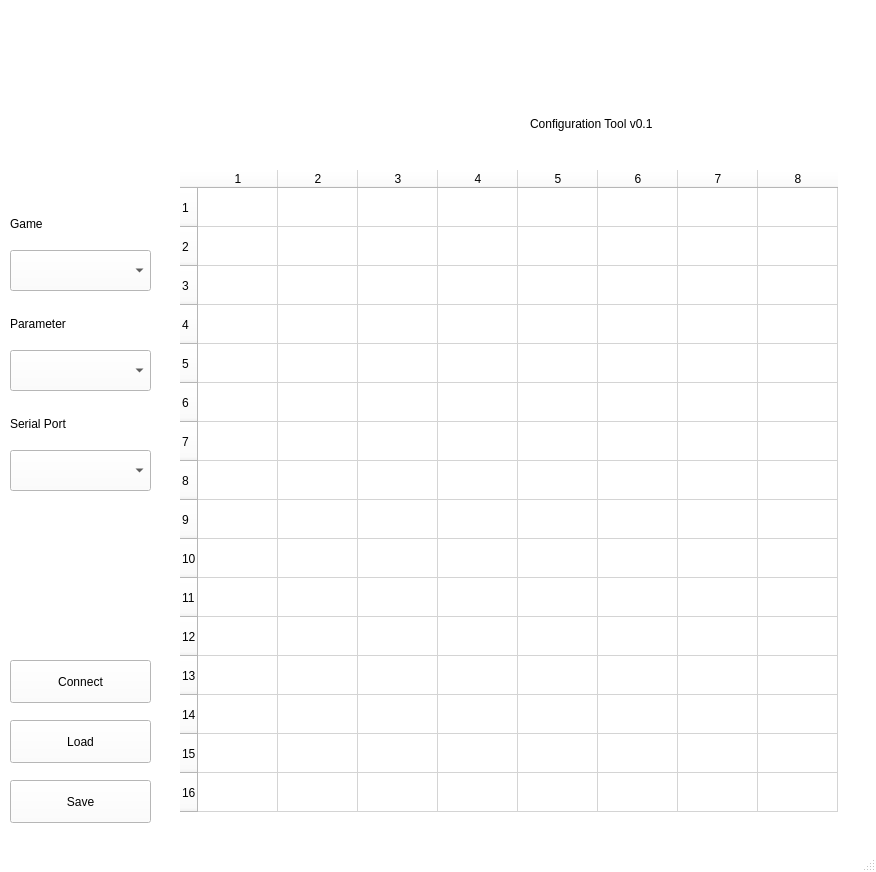
<?xml version="1.0" encoding="UTF-8"?>
<ui version="4.0">
 <class>MainWindow</class>
 <widget class="QMainWindow" name="MainWindow">
  <property name="geometry">
   <rect>
    <x>0</x>
    <y>0</y>
    <width>876</width>
    <height>872</height>
   </rect>
  </property>
  <property name="palette">
   <palette>
    <active>
     <colorrole role="WindowText">
      <brush brushstyle="SolidPattern">
       <color alpha="255">
        <red>0</red>
        <green>0</green>
        <blue>0</blue>
       </color>
      </brush>
     </colorrole>
     <colorrole role="Button">
      <brush brushstyle="SolidPattern">
       <color alpha="255">
        <red>255</red>
        <green>255</green>
        <blue>255</blue>
       </color>
      </brush>
     </colorrole>
     <colorrole role="Light">
      <brush brushstyle="SolidPattern">
       <color alpha="255">
        <red>255</red>
        <green>255</green>
        <blue>255</blue>
       </color>
      </brush>
     </colorrole>
     <colorrole role="Midlight">
      <brush brushstyle="SolidPattern">
       <color alpha="255">
        <red>255</red>
        <green>255</green>
        <blue>255</blue>
       </color>
      </brush>
     </colorrole>
     <colorrole role="Dark">
      <brush brushstyle="SolidPattern">
       <color alpha="255">
        <red>127</red>
        <green>127</green>
        <blue>127</blue>
       </color>
      </brush>
     </colorrole>
     <colorrole role="Mid">
      <brush brushstyle="SolidPattern">
       <color alpha="255">
        <red>170</red>
        <green>170</green>
        <blue>170</blue>
       </color>
      </brush>
     </colorrole>
     <colorrole role="Text">
      <brush brushstyle="SolidPattern">
       <color alpha="255">
        <red>0</red>
        <green>0</green>
        <blue>0</blue>
       </color>
      </brush>
     </colorrole>
     <colorrole role="BrightText">
      <brush brushstyle="SolidPattern">
       <color alpha="255">
        <red>255</red>
        <green>255</green>
        <blue>255</blue>
       </color>
      </brush>
     </colorrole>
     <colorrole role="ButtonText">
      <brush brushstyle="SolidPattern">
       <color alpha="255">
        <red>0</red>
        <green>0</green>
        <blue>0</blue>
       </color>
      </brush>
     </colorrole>
     <colorrole role="Base">
      <brush brushstyle="SolidPattern">
       <color alpha="255">
        <red>255</red>
        <green>255</green>
        <blue>255</blue>
       </color>
      </brush>
     </colorrole>
     <colorrole role="Window">
      <brush brushstyle="SolidPattern">
       <color alpha="255">
        <red>255</red>
        <green>255</green>
        <blue>255</blue>
       </color>
      </brush>
     </colorrole>
     <colorrole role="Shadow">
      <brush brushstyle="SolidPattern">
       <color alpha="255">
        <red>0</red>
        <green>0</green>
        <blue>0</blue>
       </color>
      </brush>
     </colorrole>
     <colorrole role="AlternateBase">
      <brush brushstyle="SolidPattern">
       <color alpha="255">
        <red>255</red>
        <green>255</green>
        <blue>255</blue>
       </color>
      </brush>
     </colorrole>
     <colorrole role="ToolTipBase">
      <brush brushstyle="SolidPattern">
       <color alpha="255">
        <red>255</red>
        <green>255</green>
        <blue>220</blue>
       </color>
      </brush>
     </colorrole>
     <colorrole role="ToolTipText">
      <brush brushstyle="SolidPattern">
       <color alpha="255">
        <red>0</red>
        <green>0</green>
        <blue>0</blue>
       </color>
      </brush>
     </colorrole>
    </active>
    <inactive>
     <colorrole role="WindowText">
      <brush brushstyle="SolidPattern">
       <color alpha="255">
        <red>0</red>
        <green>0</green>
        <blue>0</blue>
       </color>
      </brush>
     </colorrole>
     <colorrole role="Button">
      <brush brushstyle="SolidPattern">
       <color alpha="255">
        <red>255</red>
        <green>255</green>
        <blue>255</blue>
       </color>
      </brush>
     </colorrole>
     <colorrole role="Light">
      <brush brushstyle="SolidPattern">
       <color alpha="255">
        <red>255</red>
        <green>255</green>
        <blue>255</blue>
       </color>
      </brush>
     </colorrole>
     <colorrole role="Midlight">
      <brush brushstyle="SolidPattern">
       <color alpha="255">
        <red>255</red>
        <green>255</green>
        <blue>255</blue>
       </color>
      </brush>
     </colorrole>
     <colorrole role="Dark">
      <brush brushstyle="SolidPattern">
       <color alpha="255">
        <red>127</red>
        <green>127</green>
        <blue>127</blue>
       </color>
      </brush>
     </colorrole>
     <colorrole role="Mid">
      <brush brushstyle="SolidPattern">
       <color alpha="255">
        <red>170</red>
        <green>170</green>
        <blue>170</blue>
       </color>
      </brush>
     </colorrole>
     <colorrole role="Text">
      <brush brushstyle="SolidPattern">
       <color alpha="255">
        <red>0</red>
        <green>0</green>
        <blue>0</blue>
       </color>
      </brush>
     </colorrole>
     <colorrole role="BrightText">
      <brush brushstyle="SolidPattern">
       <color alpha="255">
        <red>255</red>
        <green>255</green>
        <blue>255</blue>
       </color>
      </brush>
     </colorrole>
     <colorrole role="ButtonText">
      <brush brushstyle="SolidPattern">
       <color alpha="255">
        <red>0</red>
        <green>0</green>
        <blue>0</blue>
       </color>
      </brush>
     </colorrole>
     <colorrole role="Base">
      <brush brushstyle="SolidPattern">
       <color alpha="255">
        <red>255</red>
        <green>255</green>
        <blue>255</blue>
       </color>
      </brush>
     </colorrole>
     <colorrole role="Window">
      <brush brushstyle="SolidPattern">
       <color alpha="255">
        <red>255</red>
        <green>255</green>
        <blue>255</blue>
       </color>
      </brush>
     </colorrole>
     <colorrole role="Shadow">
      <brush brushstyle="SolidPattern">
       <color alpha="255">
        <red>0</red>
        <green>0</green>
        <blue>0</blue>
       </color>
      </brush>
     </colorrole>
     <colorrole role="AlternateBase">
      <brush brushstyle="SolidPattern">
       <color alpha="255">
        <red>255</red>
        <green>255</green>
        <blue>255</blue>
       </color>
      </brush>
     </colorrole>
     <colorrole role="ToolTipBase">
      <brush brushstyle="SolidPattern">
       <color alpha="255">
        <red>255</red>
        <green>255</green>
        <blue>220</blue>
       </color>
      </brush>
     </colorrole>
     <colorrole role="ToolTipText">
      <brush brushstyle="SolidPattern">
       <color alpha="255">
        <red>0</red>
        <green>0</green>
        <blue>0</blue>
       </color>
      </brush>
     </colorrole>
    </inactive>
    <disabled>
     <colorrole role="WindowText">
      <brush brushstyle="SolidPattern">
       <color alpha="255">
        <red>127</red>
        <green>127</green>
        <blue>127</blue>
       </color>
      </brush>
     </colorrole>
     <colorrole role="Button">
      <brush brushstyle="SolidPattern">
       <color alpha="255">
        <red>255</red>
        <green>255</green>
        <blue>255</blue>
       </color>
      </brush>
     </colorrole>
     <colorrole role="Light">
      <brush brushstyle="SolidPattern">
       <color alpha="255">
        <red>255</red>
        <green>255</green>
        <blue>255</blue>
       </color>
      </brush>
     </colorrole>
     <colorrole role="Midlight">
      <brush brushstyle="SolidPattern">
       <color alpha="255">
        <red>255</red>
        <green>255</green>
        <blue>255</blue>
       </color>
      </brush>
     </colorrole>
     <colorrole role="Dark">
      <brush brushstyle="SolidPattern">
       <color alpha="255">
        <red>127</red>
        <green>127</green>
        <blue>127</blue>
       </color>
      </brush>
     </colorrole>
     <colorrole role="Mid">
      <brush brushstyle="SolidPattern">
       <color alpha="255">
        <red>170</red>
        <green>170</green>
        <blue>170</blue>
       </color>
      </brush>
     </colorrole>
     <colorrole role="Text">
      <brush brushstyle="SolidPattern">
       <color alpha="255">
        <red>127</red>
        <green>127</green>
        <blue>127</blue>
       </color>
      </brush>
     </colorrole>
     <colorrole role="BrightText">
      <brush brushstyle="SolidPattern">
       <color alpha="255">
        <red>255</red>
        <green>255</green>
        <blue>255</blue>
       </color>
      </brush>
     </colorrole>
     <colorrole role="ButtonText">
      <brush brushstyle="SolidPattern">
       <color alpha="255">
        <red>127</red>
        <green>127</green>
        <blue>127</blue>
       </color>
      </brush>
     </colorrole>
     <colorrole role="Base">
      <brush brushstyle="SolidPattern">
       <color alpha="255">
        <red>255</red>
        <green>255</green>
        <blue>255</blue>
       </color>
      </brush>
     </colorrole>
     <colorrole role="Window">
      <brush brushstyle="SolidPattern">
       <color alpha="255">
        <red>255</red>
        <green>255</green>
        <blue>255</blue>
       </color>
      </brush>
     </colorrole>
     <colorrole role="Shadow">
      <brush brushstyle="SolidPattern">
       <color alpha="255">
        <red>0</red>
        <green>0</green>
        <blue>0</blue>
       </color>
      </brush>
     </colorrole>
     <colorrole role="AlternateBase">
      <brush brushstyle="SolidPattern">
       <color alpha="255">
        <red>255</red>
        <green>255</green>
        <blue>255</blue>
       </color>
      </brush>
     </colorrole>
     <colorrole role="ToolTipBase">
      <brush brushstyle="SolidPattern">
       <color alpha="255">
        <red>255</red>
        <green>255</green>
        <blue>220</blue>
       </color>
      </brush>
     </colorrole>
     <colorrole role="ToolTipText">
      <brush brushstyle="SolidPattern">
       <color alpha="255">
        <red>0</red>
        <green>0</green>
        <blue>0</blue>
       </color>
      </brush>
     </colorrole>
    </disabled>
   </palette>
  </property>
  <property name="windowTitle">
   <string>Afterglow Configuration Tool</string>
  </property>
  <property name="autoFillBackground">
   <bool>false</bool>
  </property>
  <widget class="QWidget" name="centralWidget">
   <widget class="QTableWidget" name="lampMatrix">
    <property name="geometry">
     <rect>
      <x>180</x>
      <y>170</y>
      <width>681</width>
      <height>664</height>
     </rect>
    </property>
    <property name="frameShape">
     <enum>QFrame::NoFrame</enum>
    </property>
    <property name="verticalScrollBarPolicy">
     <enum>Qt::ScrollBarAlwaysOff</enum>
    </property>
    <property name="horizontalScrollBarPolicy">
     <enum>Qt::ScrollBarAlwaysOff</enum>
    </property>
    <property name="showDropIndicator" stdset="0">
     <bool>false</bool>
    </property>
    <property name="alternatingRowColors">
     <bool>true</bool>
    </property>
    <property name="wordWrap">
     <bool>true</bool>
    </property>
    <property name="cornerButtonEnabled">
     <bool>false</bool>
    </property>
    <property name="rowCount">
     <number>16</number>
    </property>
    <property name="columnCount">
     <number>8</number>
    </property>
    <attribute name="horizontalHeaderDefaultSectionSize">
     <number>80</number>
    </attribute>
    <attribute name="verticalHeaderDefaultSectionSize">
     <number>39</number>
    </attribute>
    <row/>
    <row/>
    <row/>
    <row/>
    <row/>
    <row/>
    <row/>
    <row/>
    <row/>
    <row/>
    <row/>
    <row/>
    <row/>
    <row/>
    <row/>
    <row/>
    <column/>
    <column/>
    <column/>
    <column/>
    <column/>
    <column/>
    <column/>
    <column/>
   </widget>
   <widget class="QLabel" name="label">
    <property name="geometry">
     <rect>
      <x>110</x>
      <y>20</y>
      <width>661</width>
      <height>81</height>
     </rect>
    </property>
    <property name="text">
     <string/>
    </property>
    <property name="pixmap">
     <pixmap resource="resources.qrc">:/images/images/afterglow.png</pixmap>
    </property>
    <property name="scaledContents">
     <bool>true</bool>
    </property>
   </widget>
   <widget class="QLabel" name="label_2">
    <property name="geometry">
     <rect>
      <x>530</x>
      <y>110</y>
      <width>211</width>
      <height>27</height>
     </rect>
    </property>
    <property name="text">
     <string>Configuration Tool v0.1</string>
    </property>
   </widget>
   <widget class="QComboBox" name="serialPortSelection">
    <property name="geometry">
     <rect>
      <x>10</x>
      <y>450</y>
      <width>141</width>
      <height>41</height>
     </rect>
    </property>
   </widget>
   <widget class="QLabel" name="label_3">
    <property name="geometry">
     <rect>
      <x>10</x>
      <y>410</y>
      <width>131</width>
      <height>27</height>
     </rect>
    </property>
    <property name="text">
     <string>Serial Port</string>
    </property>
   </widget>
   <widget class="QPushButton" name="saveButton">
    <property name="geometry">
     <rect>
      <x>10</x>
      <y>780</y>
      <width>141</width>
      <height>43</height>
     </rect>
    </property>
    <property name="text">
     <string>Save</string>
    </property>
   </widget>
   <widget class="QPushButton" name="loadButton">
    <property name="geometry">
     <rect>
      <x>10</x>
      <y>720</y>
      <width>141</width>
      <height>43</height>
     </rect>
    </property>
    <property name="text">
     <string>Load</string>
    </property>
   </widget>
   <widget class="QLabel" name="label_4">
    <property name="geometry">
     <rect>
      <x>10</x>
      <y>210</y>
      <width>131</width>
      <height>27</height>
     </rect>
    </property>
    <property name="text">
     <string>Game</string>
    </property>
   </widget>
   <widget class="QComboBox" name="gameSelection">
    <property name="geometry">
     <rect>
      <x>10</x>
      <y>250</y>
      <width>141</width>
      <height>41</height>
     </rect>
    </property>
   </widget>
   <widget class="QPushButton" name="connectButton">
    <property name="enabled">
     <bool>true</bool>
    </property>
    <property name="geometry">
     <rect>
      <x>10</x>
      <y>660</y>
      <width>141</width>
      <height>43</height>
     </rect>
    </property>
    <property name="text">
     <string>Connect</string>
    </property>
   </widget>
   <widget class="QComboBox" name="parameterSelection">
    <property name="geometry">
     <rect>
      <x>10</x>
      <y>350</y>
      <width>141</width>
      <height>41</height>
     </rect>
    </property>
   </widget>
   <widget class="QLabel" name="label_5">
    <property name="geometry">
     <rect>
      <x>10</x>
      <y>310</y>
      <width>131</width>
      <height>27</height>
     </rect>
    </property>
    <property name="text">
     <string>Parameter</string>
    </property>
   </widget>
  </widget>
  <widget class="QStatusBar" name="statusBar"/>
 </widget>
 <layoutdefault spacing="6" margin="11"/>
 <resources>
  <include location="resources.qrc"/>
 </resources>
 <connections/>
 <slots>
  <slot>gameChanged(int)</slot>
 </slots>
</ui>
